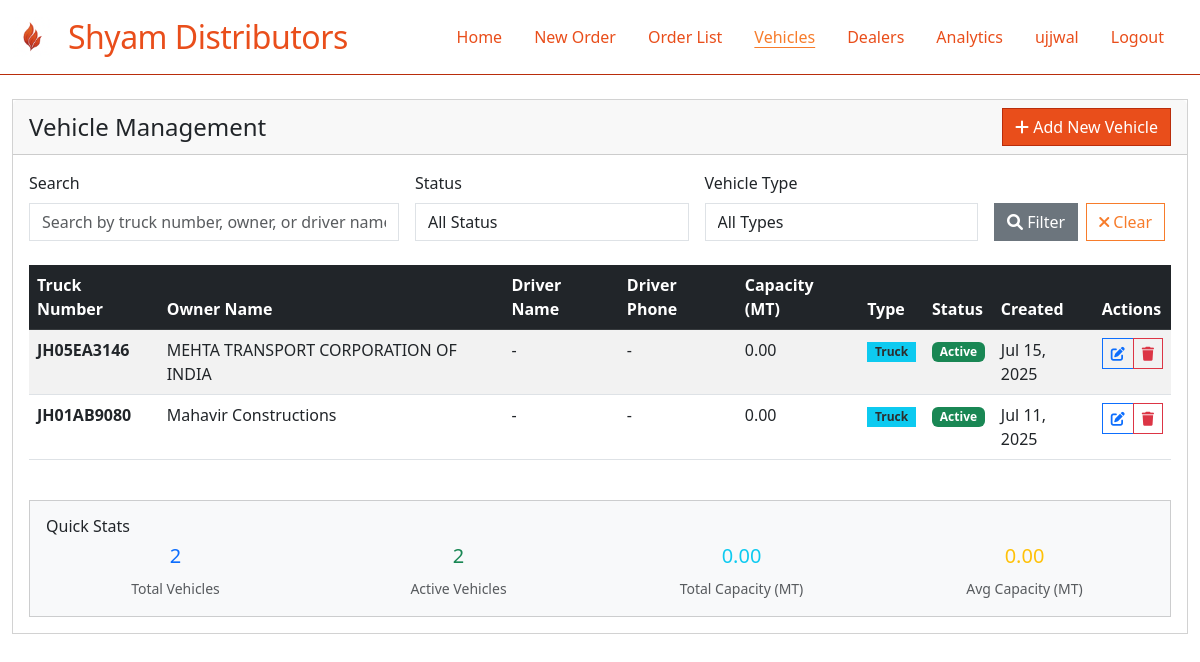
/orders/vehicles/ (signed in), run on the app's committed database.
### sylvia/models.py (models this page shows, shortened)
class BaseModel(models.Model):
    created_at = models.DateTimeField(auto_now_add=True)
    updated_at = models.DateTimeField(auto_now=True)
    created_by = models.ForeignKey(User, on_delete=models.SET_NULL, null=True, blank=True)
    class Meta:
        abstract = True

class Vehicle(BaseModel):
    truck_number = models.CharField(max_length=20, unique=True, validators=[
        RegexValidator(
            regex=r'^[A-Z]{2}\d{2}[A-Z]{1,2}\d{4}$',
            message="Enter a valid truck number (e.g., CG15EA0464)"
        )
    ])
    owner_name = models.CharField(max_length=100, blank=True)
    driver_name = models.CharField(max_length=100, blank=True)
    driver_phone = models.CharField(max_length=15, blank=True)
    capacity = models.DecimalField(max_digits=6, decimal_places=2, default=0)  # in MT
    vehicle_type = models.CharField(max_length=50, choices=[
        ('TRUCK', 'Truck'),
        ('TRAILER', 'Trailer'),
        ('CONTAINER', 'Container'),
        ('OTHER', 'Other')
    ], default='TRUCK')
    is_active = models.BooleanField(default=True)
    class Meta:
        ordering = ['truck_number']

### orders/views.py (the view)
# urls.py: path('vehicles/', vehicle_list, name='vehicle_list'),
@login_required
def vehicle_list(request):
    vehicles = Vehicle.objects.all().order_by('-created_at')
    search_query = request.GET.get('search', '')
    if search_query:
        vehicles = vehicles.filter(
            Q(truck_number__icontains=search_query) |
            Q(owner_name__icontains=search_query) |
            Q(driver_name__icontains=search_query)
        )
    status_filter = request.GET.get('status', '')
    if status_filter == 'active':
        vehicles = vehicles.filter(is_active=True)
    elif status_filter == 'inactive':
        vehicles = vehicles.filter(is_active=False)
    type_filter = request.GET.get('type', '')
    if type_filter:
        vehicles = vehicles.filter(vehicle_type=type_filter)
    total_vehicles = vehicles.count()
    active_vehicles = vehicles.filter(is_active=True).count()
    total_capacity = sum(vehicle.capacity for vehicle in vehicles)
    avg_capacity = total_capacity / total_vehicles if total_vehicles > 0 else 0
    context = {
        'vehicles': vehicles,
        'search_query': search_query,
        'status_filter': status_filter,
        'type_filter': type_filter,
        'vehicle_types': Vehicle._meta.get_field('vehicle_type').choices,
        'stats': {
            'total_vehicles': total_vehicles,
            'active_vehicles': active_vehicles,
            'total_capacity': total_capacity,
            'avg_capacity': avg_capacity,
        }
    }
    return render(request, 'vehicles/vehicle_list.html', context)

### orders/templates/vehicles/vehicle_list.html (shortened to what this page needs)
{% extends 'base.html' %}
{% block content %}
<div class="container-fluid mt-4">
    <div class="row">
        <div class="col-12">
            <div class="card">
                <div class="card-header d-flex justify-content-between align-items-center">
                    <h4 class="mb-0">Vehicle Management</h4>
                    <a href="{% url 'add_vehicle' %}" class="btn btn-primary">
                        <i class="fas fa-plus"></i> Add New Vehicle
                    </a>
                </div>
                <div class="card-body">
                    <form method="get" class="row g-3 mb-4">
                        <div class="col-md-4">
                            <label for="search" class="form-label">Search</label>
                            <input type="text" class="form-control" id="search" name="search"
                                   value="{{ search_query }}" placeholder="Search by truck number, owner, or driver name">
                        </div>
                        <div class="col-md-3">
                            <label for="status" class="form-label">Status</label>
                            <select class="form-control" id="status" name="status">
                                <option value="">All Status</option>
                            </select>
                        </div>
                        <div class="col-md-3">
                            <label for="type" class="form-label">Vehicle Type</label>
                            <select class="form-control" id="type" name="type">
                                <option value="">All Types</option>
                            </select>
                        </div>
                        <div class="col-md-2 d-flex align-items-end">
                            <button type="submit" class="btn btn-secondary me-2">
                                <i class="fas fa-search"></i> Filter
                            </button>
                            <a href="{% url 'vehicle_list' %}" class="btn btn-outline-secondary">
                                <i class="fas fa-times"></i> Clear
                            </a>
                        </div>
                    </form>
                    <div class="table-responsive">
                        <table class="table table-striped table-hover">
                            <thead class="table-dark">
                                <tr>
                                    <th>Truck Number</th>
                                    <th>Owner Name</th>
                                    <th>Driver Name</th>
                                    <th>Driver Phone</th>
                                    <th>Capacity (MT)</th>
                                    <th>Type</th>
                                    <th>Status</th>
                                    <th>Created</th>
                                    <th>Actions</th>
                                </tr>
                            </thead>
                            <tbody>
                                {% for vehicle in vehicles %}
                                <tr>
                                    <td>
                                        <strong>{{ vehicle.truck_number }}</strong>
                                    </td>
                                    <td>{{ vehicle.owner_name|default:"-" }}</td>
                                    <td>{{ vehicle.driver_name|default:"-" }}</td>
                                    <td>{{ vehicle.driver_phone|default:"-" }}</td>
                                    <td>{{ vehicle.capacity|floatformat:2 }}</td>
                                    <td>
                                        <span class="badge bg-info">{{ vehicle.get_vehicle_type_display }}</span>
                                    </td>
                                    <td>
                                        {% if vehicle.is_active %}
                                            <span class="badge bg-success">Active</span>
                                        {% else %}
                                            <span class="badge bg-danger">Inactive</span>
                                        {% endif %}
                                    </td>
                                    <td>{{ vehicle.created_at|date:"M d, Y" }}</td>
                                    <td>
                                        <div class="btn-group" role="group">
                                            <a href="{% url 'edit_vehicle' vehicle.id %}" class="btn btn-sm btn-outline-primary" title="Edit">
                                                <i class="fas fa-edit"></i>
                                            </a>
                                            <a href="{% url 'delete_vehicle' vehicle.id %}" class="btn btn-sm btn-outline-danger" title="Delete">
                                                <i class="fas fa-trash"></i>
                                            </a>
                                        </div>
                                    </td>
                                </tr>
                                {% endfor %}
                            </tbody>
                        </table>
                    </div>
                    {% if stats.total_vehicles > 0 %}
                    <div class="row mt-4">
                        <div class="col-md-12">
                            <div class="card bg-light">
                                <div class="card-body">
                                    <h6 class="card-title">Quick Stats</h6>
                                    <div class="row">
                                        <div class="col-md-3">
                                            <div class="text-center">
                                                <h5 class="text-primary">{{ stats.total_vehicles }}</h5>
                                                <small class="text-muted">Total Vehicles</small>
                                            </div>
                                        </div>
                                        <div class="col-md-3">
                                            <div class="text-center">
                                                <h5 class="text-success">{{ stats.active_vehicles }}</h5>
                                                <small class="text-muted">Active Vehicles</small>
                                            </div>
                                        </div>
                                        <div class="col-md-3">
                                            <div class="text-center">
                                                <h5 class="text-info">{{ stats.total_capacity|floatformat:2 }}</h5>
                                                <small class="text-muted">Total Capacity (MT)</small>
                                            </div>
                                        </div>
                                        <div class="col-md-3">
                                            <div class="text-center">
                                                <h5 class="text-warning">{{ stats.avg_capacity|floatformat:2 }}</h5>
                                                <small class="text-muted">Avg Capacity (MT)</small>
                                            </div>
                                        </div>
                                    </div>
                                </div>
                            </div>
                        </div>
                    </div>
                    {% endif %}
                </div>
            </div>
        </div>
    </div>
</div>
{% endblock %}

### orders/templates/base.html (shortened to what this page needs)
{% load static %}
<!DOCTYPE html>
<html lang="en">
<head>
    <link href="https://cdn.jsdelivr.net/npm/bootstrap@5.3.0/dist/css/bootstrap.min.css" rel="stylesheet">
    <link rel="stylesheet" href="https://cdnjs.cloudflare.com/ajax/libs/font-awesome/6.0.0/css/all.min.css">
    <link rel="stylesheet" href="{% static 'orders/theme.css' %}">
</head>
<body>
    <nav class="navbar navbar-expand-lg">
      <div class="container-fluid">
        <a class="navbar-brand d-flex align-items-center" href="/">
          <img src="{% static 'orders/logo.png' %}" alt="Logo" class="navbar-logo">
          Shyam Distributors
        </a>
        <div class="collapse navbar-collapse" id="navbarNav">
          <ul class="navbar-nav ms-auto">
            <li class="nav-item"><a class="nav-link {% if request.path == '/' %}active{% endif %}" href="/">Home</a></li>
            <li class="nav-item"><a class="nav-link {% if request.path == '/orders/order-workflow/' %}active{% endif %}" href="/orders/order-workflow/">New Order</a></li>
            <li class="nav-item"><a class="nav-link {% if request.path == '/orders/orders/' %}active{% endif %}" href="/orders/orders/">Order List</a></li>
            <li class="nav-item"><a class="nav-link {% if '/orders/vehicles/' in request.path %}active{% endif %}" href="/orders/vehicles/">Vehicles</a></li>
            <li class="nav-item"><a class="nav-link {% if '/orders/dealers/' in request.path %}active{% endif %}" href="/orders/dealers/">Dealers</a></li>
            <li class="nav-item"><a class="nav-link {% if request.path == '/orders/analytics/' %}active{% endif %}" href="/orders/analytics/">Analytics</a></li>
            {% if user.is_authenticated %}
              <li class="nav-item">
                <span class="nav-link">{{ user.get_full_name|default:user.username }}</span>
              </li>
              <li class="nav-item"><a class="nav-link" href="/logout/">Logout</a></li>
            {% else %}
              <li class="nav-item"><a class="nav-link {% if request.path == '/login/' %}active{% endif %}" href="/login/">Login</a></li>
            {% endif %}
          </ul>
        </div>
      </div>
    </nav>
    {% block content %}{% endblock %}
</body>
</html>

### orders/static/orders/theme.css (style rules this page uses)
:root { --primary: #e94e1b; --secondary: #f77c2b; --accent: #b92d0b; --background: #fff; --text: #2d2d2d; }
body { background: var(--background); color: var(--text); }
.navbar { background: #fff; color: var(--primary); border-radius: 0 !important; box-shadow: none; border-bottom: 1px solid var(--accent); }
.navbar .navbar-brand { color: var(--primary); font-size: 2rem; letter-spacing: -0.5px; }
.navbar .nav-link { color: var(--primary) !important; font-weight: 500; margin-right: 1rem; border-radius: 0 !important; }
.navbar .nav-link.active, .navbar .nav-link[aria-current="page"] { color: var(--secondary) !important; text-decoration: underline !important; text-underline-offset: 4px; }
.card, .table, .form-control, .btn, .form-select { border-radius: 0 !important; }
.table thead { background: var(--secondary); color: #fff; }
.btn-primary { background: var(--primary); border-color: var(--accent); color: #fff; }
.badge.bg-info { color: var(--text) !important; border-radius: 0 !important; }
.card, .form-control, .btn, .form-select { box-shadow: none !important; }
.navbar-logo { height: 40px; width: 40px; margin-right: 1rem; }
.btn-outline-secondary { border-color: var(--secondary); color: var(--secondary); }

### data on the page
Vehicle: truck_number "JH05EA3146", owner_name "MEHTA TRANSPORT CORPORATION OF INDIA", driver_name "-", driver_phone "-", capacity "0.00", vehicle_type "Truck", is_active "Active", created_at "Jul 15, 2025"
Vehicle: truck_number "JH01AB9080", owner_name "Mahavir Constructions", driver_name "-", driver_phone "-", capacity "0.00", vehicle_type "Truck", is_active "Active", created_at "Jul 11, 2025"

### other printed values
{{ user.get_full_name|default:user.username }} "ujjwal"
{{ stats.total_vehicles }} "2"
{{ stats.active_vehicles }} "2"
{{ stats.total_capacity|floatformat:2 }} "0.00"
{{ stats.avg_capacity|floatformat:2 }} "0.00"
